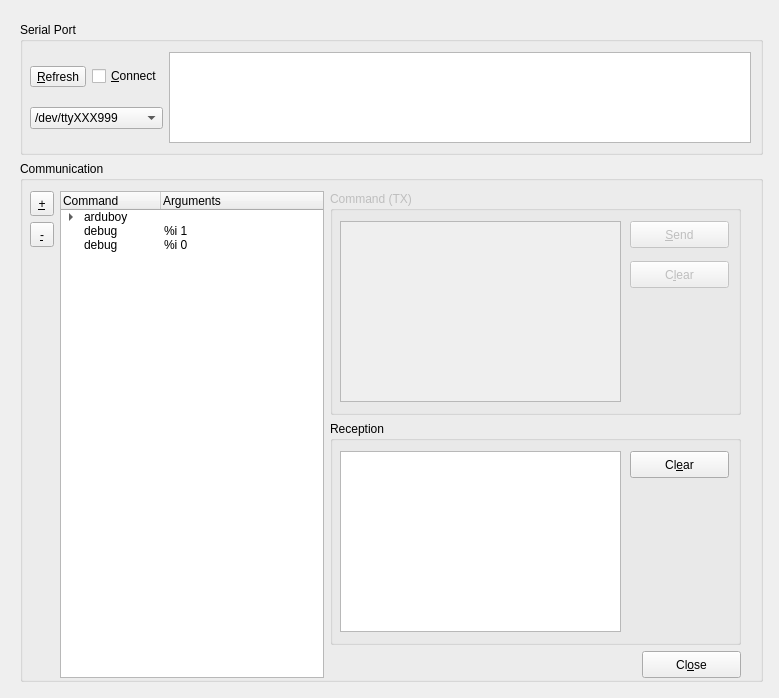
<?xml version="1.0" encoding="UTF-8"?>
<ui version="4.0">
 <class>command_editor</class>
 <widget class="QDialog" name="command_editor">
  <property name="enabled">
   <bool>true</bool>
  </property>
  <property name="geometry">
   <rect>
    <x>0</x>
    <y>0</y>
    <width>779</width>
    <height>698</height>
   </rect>
  </property>
  <property name="minimumSize">
   <size>
    <width>779</width>
    <height>698</height>
   </size>
  </property>
  <property name="maximumSize">
   <size>
    <width>779</width>
    <height>698</height>
   </size>
  </property>
  <property name="windowTitle">
   <string>Comand Editor</string>
  </property>
  <widget class="QWidget" name="">
   <property name="geometry">
    <rect>
     <x>20</x>
     <y>22</y>
     <width>743</width>
     <height>660</height>
    </rect>
   </property>
   <layout class="QVBoxLayout" name="verticalLayout_4">
    <item>
     <widget class="QGroupBox" name="gbSerialPort">
      <property name="minimumSize">
       <size>
        <width>741</width>
        <height>131</height>
       </size>
      </property>
      <property name="title">
       <string>Serial Port</string>
      </property>
      <widget class="QWidget" name="">
       <property name="geometry">
        <rect>
         <x>10</x>
         <y>30</y>
         <width>721</width>
         <height>91</height>
        </rect>
       </property>
       <layout class="QHBoxLayout" name="horizontalLayout_5">
        <item>
         <layout class="QVBoxLayout" name="verticalLayout_3">
          <item>
           <layout class="QHBoxLayout" name="horizontalLayout_4">
            <item>
             <widget class="QToolButton" name="tbRefresh">
              <property name="text">
               <string>&amp;Refresh</string>
              </property>
             </widget>
            </item>
            <item>
             <widget class="QCheckBox" name="cbConnect">
              <property name="enabled">
               <bool>true</bool>
              </property>
              <property name="text">
               <string>&amp;Connect</string>
              </property>
             </widget>
            </item>
           </layout>
          </item>
          <item>
           <widget class="QComboBox" name="cbSerialPortName">
            <item>
             <property name="text">
              <string>/dev/ttyXXX999</string>
             </property>
            </item>
           </widget>
          </item>
         </layout>
        </item>
        <item>
         <widget class="QPlainTextEdit" name="teSerialLog">
          <property name="enabled">
           <bool>true</bool>
          </property>
          <property name="minimumSize">
           <size>
            <width>540</width>
            <height>89</height>
           </size>
          </property>
         </widget>
        </item>
       </layout>
      </widget>
     </widget>
    </item>
    <item>
     <widget class="QGroupBox" name="gbCommunication">
      <property name="minimumSize">
       <size>
        <width>741</width>
        <height>521</height>
       </size>
      </property>
      <property name="title">
       <string>Communication</string>
      </property>
      <widget class="QWidget" name="">
       <property name="geometry">
        <rect>
         <x>10</x>
         <y>30</y>
         <width>711</width>
         <height>487</height>
        </rect>
       </property>
       <layout class="QHBoxLayout" name="horizontalLayout_3">
        <item>
         <layout class="QHBoxLayout" name="horizontalLayout">
          <item>
           <layout class="QVBoxLayout" name="verticalLayout_2">
            <item>
             <widget class="QToolButton" name="tbExpand">
              <property name="enabled">
               <bool>true</bool>
              </property>
              <property name="minimumSize">
               <size>
                <width>24</width>
                <height>25</height>
               </size>
              </property>
              <property name="toolTip">
               <string>&lt;html&gt;&lt;head/&gt;&lt;body&gt;&lt;p&gt;Expand All&lt;/p&gt;&lt;/body&gt;&lt;/html&gt;</string>
              </property>
              <property name="text">
               <string>&amp;+</string>
              </property>
             </widget>
            </item>
            <item>
             <widget class="QToolButton" name="tbCollapse">
              <property name="enabled">
               <bool>true</bool>
              </property>
              <property name="sizePolicy">
               <sizepolicy hsizetype="Fixed" vsizetype="Fixed">
                <horstretch>0</horstretch>
                <verstretch>0</verstretch>
               </sizepolicy>
              </property>
              <property name="minimumSize">
               <size>
                <width>24</width>
                <height>25</height>
               </size>
              </property>
              <property name="toolTip">
               <string>&lt;html&gt;&lt;head/&gt;&lt;body&gt;&lt;p&gt;Collapse All&lt;/p&gt;&lt;/body&gt;&lt;/html&gt;</string>
              </property>
              <property name="text">
               <string>&amp;-</string>
              </property>
             </widget>
            </item>
            <item>
             <spacer name="verticalSpacer">
              <property name="orientation">
               <enum>Qt::Vertical</enum>
              </property>
              <property name="sizeHint" stdset="0">
               <size>
                <width>20</width>
                <height>40</height>
               </size>
              </property>
             </spacer>
            </item>
           </layout>
          </item>
          <item>
           <widget class="QTreeWidget" name="twCommandTemplateTree">
            <property name="enabled">
             <bool>true</bool>
            </property>
            <column>
             <property name="text">
              <string>Command</string>
             </property>
            </column>
            <column>
             <property name="text">
              <string>Arguments</string>
             </property>
            </column>
            <item>
             <property name="text">
              <string>arduboy</string>
             </property>
             <property name="flags">
              <set>ItemIsDragEnabled|ItemIsUserCheckable|ItemIsEnabled</set>
             </property>
             <item>
              <property name="text">
               <string>clear</string>
              </property>
              <property name="text">
               <string/>
              </property>
             </item>
             <item>
              <property name="text">
               <string>setCursor</string>
              </property>
              <property name="text">
               <string>%i %i &lt;x&gt; &lt;y&gt;</string>
              </property>
             </item>
             <item>
              <property name="text">
               <string>print</string>
              </property>
              <property name="text">
               <string>%s &lt;a text&gt;</string>
              </property>
             </item>
             <item>
              <property name="text">
               <string>display</string>
              </property>
             </item>
            </item>
            <item>
             <property name="text">
              <string>debug</string>
             </property>
             <property name="text">
              <string>%i 1</string>
             </property>
            </item>
            <item>
             <property name="text">
              <string>debug</string>
             </property>
             <property name="text">
              <string>%i 0</string>
             </property>
            </item>
           </widget>
          </item>
         </layout>
        </item>
        <item>
         <layout class="QVBoxLayout" name="verticalLayout">
          <item>
           <widget class="QGroupBox" name="gbCommands">
            <property name="enabled">
             <bool>false</bool>
            </property>
            <property name="minimumSize">
             <size>
              <width>411</width>
              <height>221</height>
             </size>
            </property>
            <property name="title">
             <string>Command (TX)</string>
            </property>
            <property name="flat">
             <bool>false</bool>
            </property>
            <property name="checkable">
             <bool>false</bool>
            </property>
            <widget class="QPlainTextEdit" name="pteCommands">
             <property name="enabled">
              <bool>false</bool>
             </property>
             <property name="geometry">
              <rect>
               <x>10</x>
               <y>30</y>
               <width>281</width>
               <height>181</height>
              </rect>
             </property>
             <property name="minimumSize">
              <size>
               <width>281</width>
               <height>181</height>
              </size>
             </property>
             <property name="plainText">
              <string/>
             </property>
            </widget>
            <widget class="QPushButton" name="pbClearTx">
             <property name="enabled">
              <bool>false</bool>
             </property>
             <property name="geometry">
              <rect>
               <x>300</x>
               <y>70</y>
               <width>99</width>
               <height>27</height>
              </rect>
             </property>
             <property name="minimumSize">
              <size>
               <width>99</width>
               <height>27</height>
              </size>
             </property>
             <property name="text">
              <string>C&amp;lear</string>
             </property>
            </widget>
            <widget class="QPushButton" name="pbSend">
             <property name="enabled">
              <bool>false</bool>
             </property>
             <property name="geometry">
              <rect>
               <x>300</x>
               <y>30</y>
               <width>99</width>
               <height>27</height>
              </rect>
             </property>
             <property name="maximumSize">
              <size>
               <width>99</width>
               <height>27</height>
              </size>
             </property>
             <property name="text">
              <string>&amp;Send</string>
             </property>
            </widget>
           </widget>
          </item>
          <item>
           <widget class="QGroupBox" name="gbReception">
            <property name="minimumSize">
             <size>
              <width>411</width>
              <height>221</height>
             </size>
            </property>
            <property name="title">
             <string>Reception</string>
            </property>
            <widget class="QPlainTextEdit" name="pteReception">
             <property name="enabled">
              <bool>true</bool>
             </property>
             <property name="geometry">
              <rect>
               <x>10</x>
               <y>30</y>
               <width>281</width>
               <height>181</height>
              </rect>
             </property>
             <property name="maximumSize">
              <size>
               <width>281</width>
               <height>181</height>
              </size>
             </property>
             <property name="undoRedoEnabled">
              <bool>false</bool>
             </property>
             <property name="readOnly">
              <bool>true</bool>
             </property>
             <property name="plainText">
              <string/>
             </property>
            </widget>
            <widget class="QPushButton" name="pbClearRx">
             <property name="enabled">
              <bool>true</bool>
             </property>
             <property name="geometry">
              <rect>
               <x>300</x>
               <y>30</y>
               <width>99</width>
               <height>27</height>
              </rect>
             </property>
             <property name="minimumSize">
              <size>
               <width>99</width>
               <height>27</height>
              </size>
             </property>
             <property name="text">
              <string>Cl&amp;ear</string>
             </property>
            </widget>
           </widget>
          </item>
          <item>
           <layout class="QHBoxLayout" name="horizontalLayout_2">
            <item>
             <spacer name="horizontalSpacer">
              <property name="minimumSize">
               <size>
                <width>43</width>
                <height>23</height>
               </size>
              </property>
              <property name="orientation">
               <enum>Qt::Horizontal</enum>
              </property>
              <property name="sizeHint" stdset="0">
               <size>
                <width>40</width>
                <height>20</height>
               </size>
              </property>
             </spacer>
            </item>
            <item>
             <widget class="QPushButton" name="pbClose">
              <property name="enabled">
               <bool>true</bool>
              </property>
              <property name="minimumSize">
               <size>
                <width>99</width>
                <height>27</height>
               </size>
              </property>
              <property name="text">
               <string>Cl&amp;ose</string>
              </property>
             </widget>
            </item>
           </layout>
          </item>
         </layout>
        </item>
       </layout>
      </widget>
     </widget>
    </item>
   </layout>
  </widget>
  <zorder>gbCommunication</zorder>
  <zorder>layoutWidget</zorder>
  <zorder>gbSerialPort</zorder>
 </widget>
 <resources/>
 <connections>
  <connection>
   <sender>pbClose</sender>
   <signal>clicked(bool)</signal>
   <receiver>command_editor</receiver>
   <slot>close()</slot>
   <hints>
    <hint type="sourcelabel">
     <x>738</x>
     <y>673</y>
    </hint>
    <hint type="destinationlabel">
     <x>542</x>
     <y>445</y>
    </hint>
   </hints>
  </connection>
  <connection>
   <sender>pbClearRx</sender>
   <signal>clicked(bool)</signal>
   <receiver>pteReception</receiver>
   <slot>clear()</slot>
   <hints>
    <hint type="sourcelabel">
     <x>727</x>
     <y>475</y>
    </hint>
    <hint type="destinationlabel">
     <x>602</x>
     <y>523</y>
    </hint>
   </hints>
  </connection>
  <connection>
   <sender>cbConnect</sender>
   <signal>clicked(bool)</signal>
   <receiver>gbCommands</receiver>
   <slot>setEnabled(bool)</slot>
   <hints>
    <hint type="sourcelabel">
     <x>170</x>
     <y>80</y>
    </hint>
    <hint type="destinationlabel">
     <x>641</x>
     <y>235</y>
    </hint>
   </hints>
  </connection>
  <connection>
   <sender>cbConnect</sender>
   <signal>clicked(bool)</signal>
   <receiver>pteCommands</receiver>
   <slot>setEnabled(bool)</slot>
   <hints>
    <hint type="sourcelabel">
     <x>181</x>
     <y>83</y>
    </hint>
    <hint type="destinationlabel">
     <x>619</x>
     <y>283</y>
    </hint>
   </hints>
  </connection>
  <connection>
   <sender>cbConnect</sender>
   <signal>clicked(bool)</signal>
   <receiver>pbClearTx</receiver>
   <slot>setEnabled(bool)</slot>
   <hints>
    <hint type="sourcelabel">
     <x>162</x>
     <y>80</y>
    </hint>
    <hint type="destinationlabel">
     <x>727</x>
     <y>273</y>
    </hint>
   </hints>
  </connection>
  <connection>
   <sender>cbConnect</sender>
   <signal>clicked(bool)</signal>
   <receiver>pbSend</receiver>
   <slot>setEnabled(bool)</slot>
   <hints>
    <hint type="sourcelabel">
     <x>192</x>
     <y>80</y>
    </hint>
    <hint type="destinationlabel">
     <x>727</x>
     <y>248</y>
    </hint>
   </hints>
  </connection>
  <connection>
   <sender>tbCollapse</sender>
   <signal>clicked(bool)</signal>
   <receiver>twCommandTemplateTree</receiver>
   <slot>collapseAll()</slot>
   <hints>
    <hint type="sourcelabel">
     <x>49</x>
     <y>248</y>
    </hint>
    <hint type="destinationlabel">
     <x>101</x>
     <y>238</y>
    </hint>
   </hints>
  </connection>
  <connection>
   <sender>tbExpand</sender>
   <signal>clicked(bool)</signal>
   <receiver>twCommandTemplateTree</receiver>
   <slot>expandAll()</slot>
   <hints>
    <hint type="sourcelabel">
     <x>43</x>
     <y>217</y>
    </hint>
    <hint type="destinationlabel">
     <x>120</x>
     <y>276</y>
    </hint>
   </hints>
  </connection>
  <connection>
   <sender>pbClearTx</sender>
   <signal>clicked(bool)</signal>
   <receiver>pteCommands</receiver>
   <slot>clear()</slot>
   <hints>
    <hint type="sourcelabel">
     <x>727</x>
     <y>262</y>
    </hint>
    <hint type="destinationlabel">
     <x>619</x>
     <y>284</y>
    </hint>
   </hints>
  </connection>
  <connection>
   <sender>pbClearRx</sender>
   <signal>clicked(bool)</signal>
   <receiver>pteReception</receiver>
   <slot>clear()</slot>
   <hints>
    <hint type="sourcelabel">
     <x>727</x>
     <y>475</y>
    </hint>
    <hint type="destinationlabel">
     <x>602</x>
     <y>523</y>
    </hint>
   </hints>
  </connection>
 </connections>
</ui>
